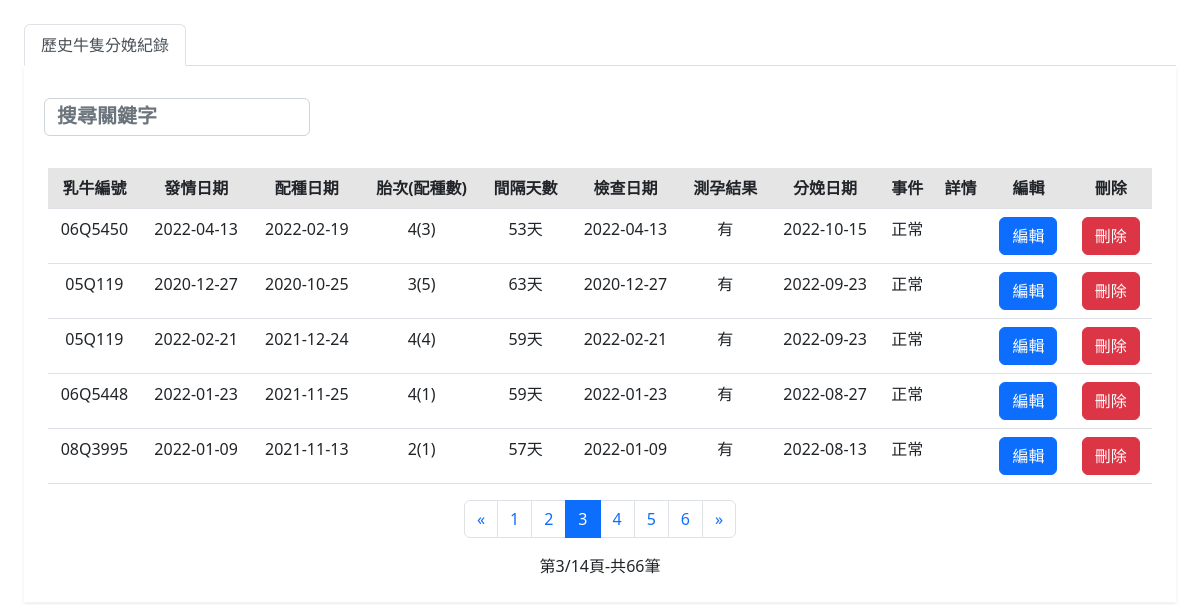
Page /fHealthManagement/parturitionHistory/parturitionHistory.php?page=3 on the committed database.
### tables this page shows
CREATE TABLE `pregnancy_check` (
  `sn` int(6) NOT NULL,
  `id` varchar(64) NOT NULL,
  `estrusdate` date NOT NULL,
  `matingdate` date NOT NULL,
  `birthparity` int(64) DEFAULT NULL,
  `intervaldays` varchar(64) DEFAULT NULL,
  `pregnancydate` date DEFAULT NULL,
  `pregnancyresult` varchar(64) DEFAULT NULL,
  `parturitiondate` date DEFAULT NULL,
  `events` varchar(64) DEFAULT NULL,
  `details` varchar(64) DEFAULT NULL,
  `matingcount` int(11) NOT NULL DEFAULT 1
);

### fHealthManagement/parturitionHistory/parturitionHistory.php (the view, shortened to what this page needs)
<?php
require_once("../../SQLServer.php");
?>
<!doctype html>
<html lang="zh-TW">
<head>
  <link href="https://cdn.jsdelivr.net/npm/bootstrap@5.2.2/dist/css/bootstrap.min.css" rel="stylesheet">
  <link rel="stylesheet" href="../../css/text_box2.css">
  <link rel="stylesheet" href="../../css/indexcss.css">
</head>
<body>
  <div name="content" style="width:100%; height: 100vh ;   padding:1.5rem  ;   ">
    <div class="tab-content">
      <ul class="nav nav-tabs" role="tablist">
        <li class="nav-item">
          <a href="#parturitionHistory" class="nav-link active" data-toggle="tab">歷史牛隻分娩紀錄</a>
        </li>
      </ul>
      <div class="tab-pane active shadow-sm p-4" id="parturitionHistory">
        <div class="row">
          <div class="col-md-3 p-2">
            <input type="search" class="search form-control" data-table="table table-hover" placeholder="搜尋關鍵字" style="width:100%;">
          </div>
        </div>
        <br>
        <div class="table-responsive" style="overflow: hidden;">
          <div id="cow_table" style="text-align:center;">
            <table id="rule" class="table table-hover">
              <thead>
                <tr class="table-active">
                  <th>乳牛編號</th>
                  <th>發情日期</th>
                  <th>配種日期</th>
                  <th>胎次(配種數)</th>
                  <th>間隔天數</th>
                  <th>檢查日期</th>
                  <th>測孕結果</th>
                  <th>分娩日期</th>
                  <th>事件</th>
                  <th>詳情</th>
                  <th>編輯</th>
                  <th>刪除</th>
                </tr>
              </thead>
              <tbody>
                <?php
                $query = "SELECT * FROM pregnancy_check WHERE `events` IS NOT NULL AND `events` !='' ";
                $result = mysqli_query($db_link, $query);
                $num = mysqli_num_rows($result);
                $per = 5;
                $pages = ceil($num / $per);
                if (!isset($_GET["page"])) {
                  $page = 1;
                } else {
                  $page = intval($_GET["page"]);
                }
                $start = ($page - 1) * $per;
                $query .= "ORDER BY `parturitiondate` DESC LIMIT $start,$per";
                $result = mysqli_query($db_link, $query);
                $i = 1;
                while ($row = mysqli_fetch_assoc($result)) {
                  $sn = $row['sn'];
                  $id = $row['id'];
                  $estrusdate = $row['estrusdate'];
                  $matingdate = $row['matingdate'];
                  $intervaldays = $row['intervaldays'];
                  $pregnancydate = $row['pregnancydate'];
                  $pregnancyresult = $row['pregnancyresult'];
                  $parturitiondate = $row['parturitiondate'];
                  $birthparity = $row['birthparity'];
                  $events = $row['events'];
                  $details = $row['details'];
                  $matingcount = $row['matingcount'];
                ?>
                  <tr>
                    <td><?php echo $id ?></td>
                    <td><?php echo $estrusdate ?></td>
                    <td><?php echo $matingdate ?></td>
                    <td><?php echo $birthparity."({$matingcount})" ?></td>
                    <td><?php echo $intervaldays ?></td>
                    <td><?php echo $pregnancydate ?></td>
                    <td><?php echo $pregnancyresult ?></td>
                    <td><?php echo $parturitiondate ?></td>
                    <td><?php echo $events ?></td>
                    <td><?php echo $details ?></td>
                    <td><button class="view_data btn btn-primary" GetSn="<?php echo $sn; ?>">編輯</button></td>
                    <?php
                    echo "<td><button id=\"linkDel_$i\" onclick=\"#del\" class='btn btn-danger'>刪除</button></td>";
                    ?>
                  </tr>
                <?php
                  $i += 1;
                }
                ?>
              </tbody>
            </table>
            <?php
            echo "
                                    <center><div class='row text-center'>
                                        <div class='col-12 justify-content-center' style='display:flex;'>
                                                <nav aria-label='Page navigation example'>
                                                    <ul class='pagination'>
                                                        <li class='page-item'>
                                                            <a class='page-link' href='?page=1' aria-label='Previous'>
                                                                <span aria-hidden='true'>&laquo;</span>
                                                            </a>
                                                        </li> ";
            for ($i = 1; $i <= $pages; $i++) {
              if ($page - 5 < $i && $i < $page + 4) {
                if ($page == $i) {
                  echo "<li class='page-item active'><a class='page-link' href=?page=" . $i . " >" . $i . "</a></li> ";
                } else {
                  echo "<li class='page-item'><a class='page-link' href=?page=" . $i . " >" . $i . "</a></li> ";
                }
              }
            }
            echo "<li class='page-item'><a class='page-link' aria-label='Next' href=?page=" . $pages . " ><span aria-hidden='true'>&raquo;</span></a></li></ul>
                                    </nav></div>";
            echo "<div class=\"col-12\">第" . $page . "/" . $pages . "頁-共" . $num . "筆</div></center>";
            ?>
          </div>
        </div>
      </div>
    </div>
  </div>
</body>
</html>

### css/text_box2.css (style rules this page uses)
::placeholder { color: #FFF; font-size:20px; text-align:left; font-weight:bolder; }

### css/indexcss.css (style rules this page uses)
html, body { height: 100%; }

### rows in the picture
pregnancy_check: id "06Q5450", estrusdate "2022-04-13", matingdate "2022-02-19", birthparity "4", matingcount "3", intervaldays "53天", pregnancydate "2022-04-13", pregnancyresult "有", parturitiondate "2022-10-15", events "正常"
pregnancy_check: id "05Q119", estrusdate "2020-12-27", matingdate "2020-10-25", birthparity "3", matingcount "5", intervaldays "63天", pregnancydate "2020-12-27", pregnancyresult "有", parturitiondate "2022-09-23", events "正常"
pregnancy_check: id "05Q119", estrusdate "2022-02-21", matingdate "2021-12-24", birthparity "4", matingcount "4", intervaldays "59天", pregnancydate "2022-02-21", pregnancyresult "有", parturitiondate "2022-09-23", events "正常"
pregnancy_check: id "06Q5448", estrusdate "2022-01-23", matingdate "2021-11-25", birthparity "4", matingcount "1", intervaldays "59天", pregnancydate "2022-01-23", pregnancyresult "有", parturitiondate "2022-08-27", events "正常"
pregnancy_check: id "08Q3995", estrusdate "2022-01-09", matingdate "2021-11-13", birthparity "2", matingcount "1", intervaldays "57天", pregnancydate "2022-01-09", pregnancyresult "有", parturitiondate "2022-08-13", events "正常"

### other values in the picture
$page "3"
$pages "14"
$num "66"
